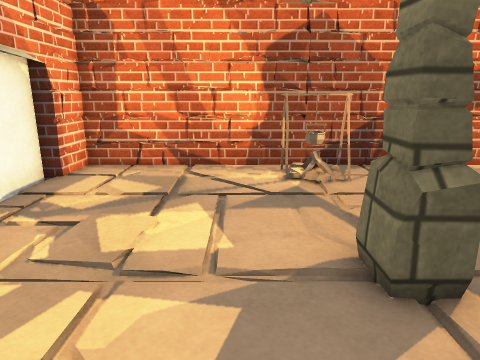
view 1 (above)

12 first-person views from a walk through a 3-D level made in the Unity game engine. The camera is 1.2 m above the floor, tilts 14° down and sees 70° across. The floor is counted in squares, 0.5 m on a side. Each view is taken from the middle of a square. On the plan, view 1 faces up. The plan holds only what a view shows up to about 20 squares ahead; the rest is blank. The place goes on beyond the plan. The player character is not drawn. Surface patterns are stand-ins for the level's own textures.

view 2
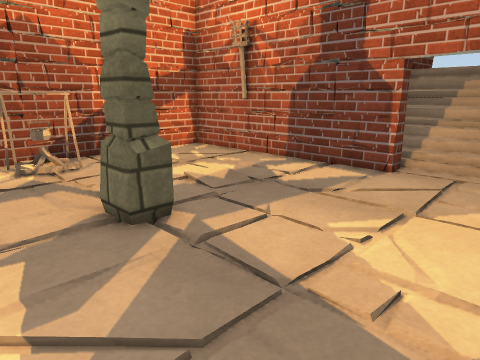

view 3
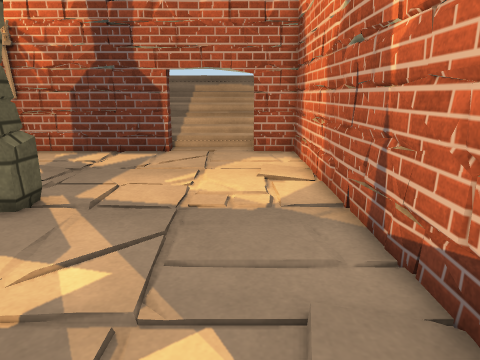

view 4
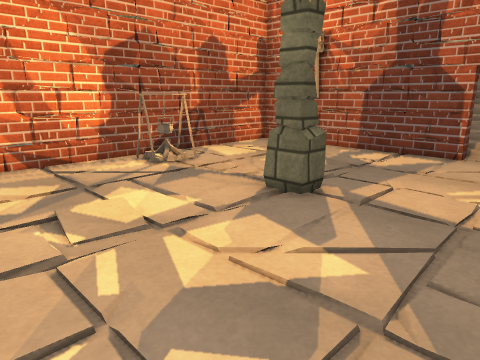

view 5
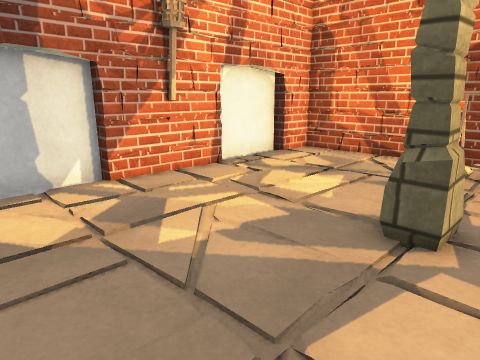

view 6
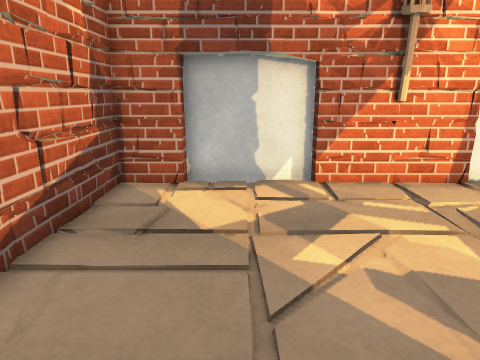

view 7
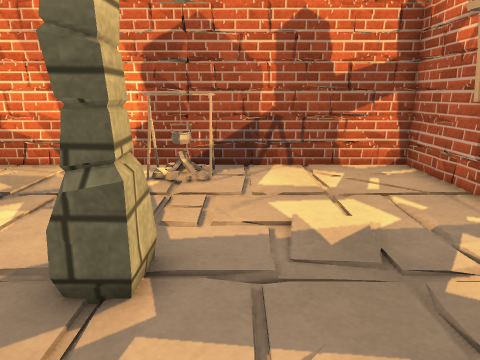

view 8
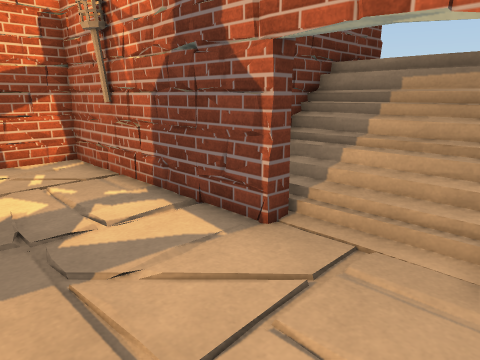

view 9
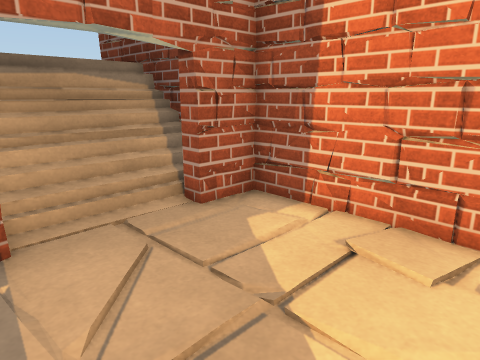

view 10
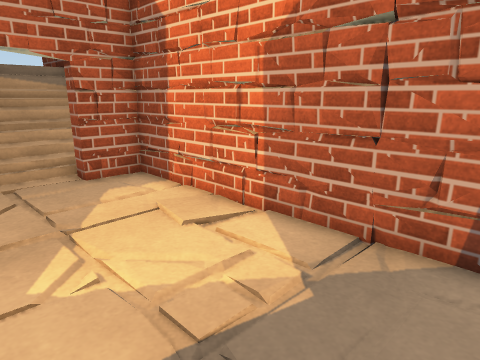

view 11
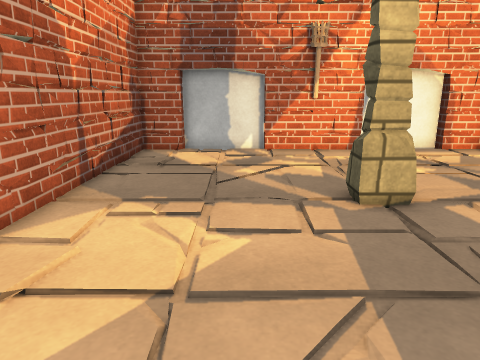

view 12
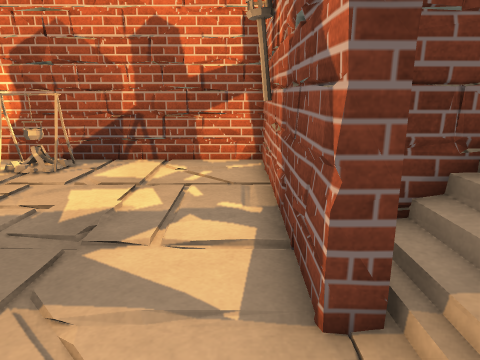

### Floor plan
Key: @ floor where view 1 was taken; # wall or solid block; x gap in a wall; . main floor; : floor 0.25 m higher than the main floor; + floor 0.5 m higher than the main floor; = window, fence, low wall or low ledge; O other object.
Columns run from 6 left of view 1 to 13 right of it. Each row starts with its distance up from view 1.
 12  ################
 11 ##..............#
 10 ##.....OOO......#
  9 #...............#
  8 #...............#
  7 #...............#
  6 ##..............#
  5 ##......OO......#
  4 ##......OO......####
  3 ##..............#:+#
  2 ##...............:==
  1 #................:+=
  0 #.....@..........:+#
 -1 #...............x:==
 -2 ##..............#:=#
 -3 ####################

Where each view was taken, in squares from view 1:
view 1: 0 up, 0 right, facing up
view 2: 2 down, 1 left, facing up-right
view 3: 1 down, 5 left, facing right
view 4: 1 down, 5 left, facing up-right
view 5: 2 down, 4 right, facing up-left
view 6: 0 up, 4 right, facing left
view 7: 0 up, 4 right, facing up
view 8: 2 down, 5 right, facing up-right
view 9: 3 up, 4 right, facing down-right
view 10: 2 up, 0 right, facing down-right
view 11: 1 up, 10 right, facing left
view 12: 1 down, 9 right, facing up
